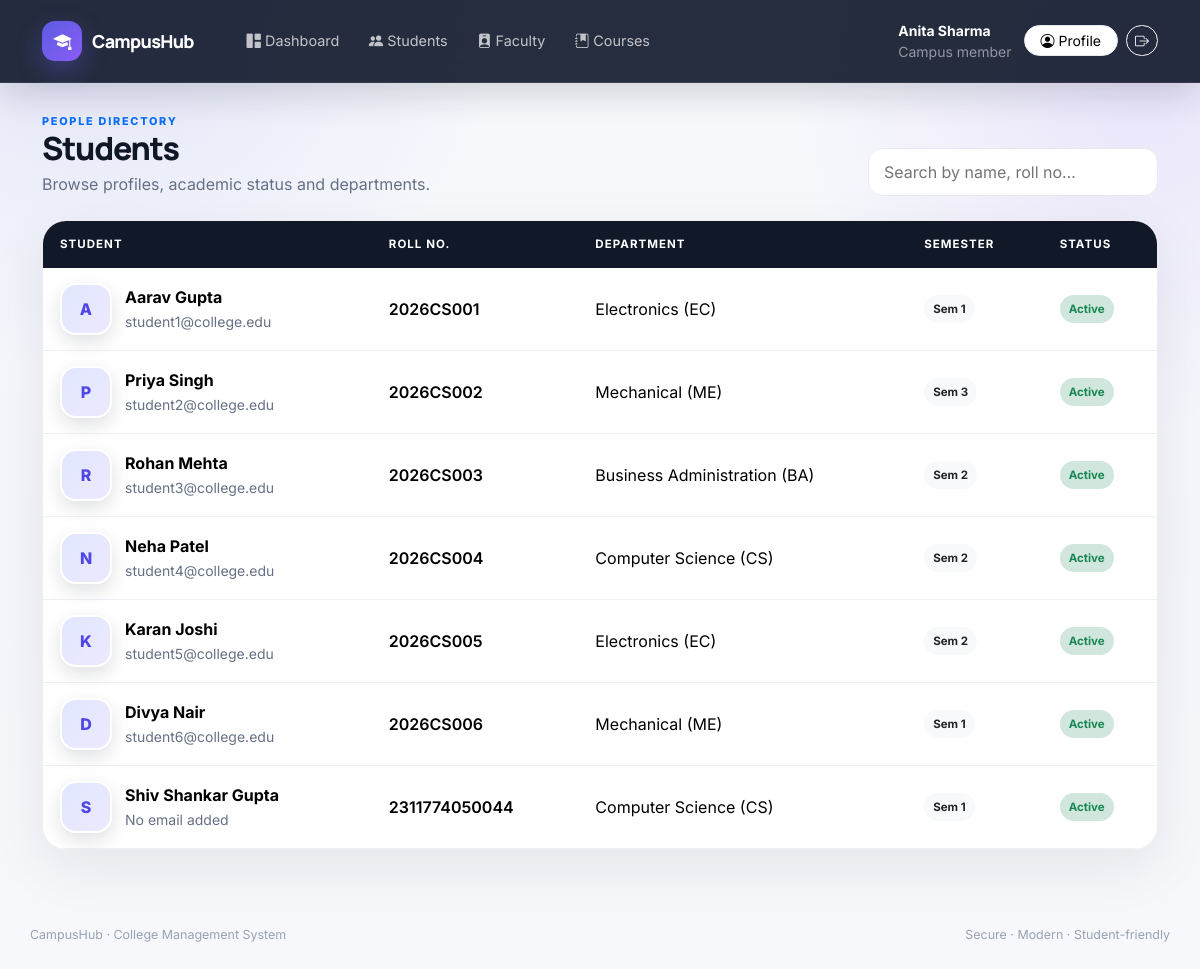
Page /students/ (signed in) on the committed database.
### core/models.py (models this page shows, shortened)
class Student(models.Model):
    GENDER_CHOICES = [
        ("M", "Male"),
        ("F", "Female"),
        ("O", "Other"),
    ]
    STATUS_CHOICES = [
        ("ACTIVE", "Active"),
        ("GRADUATED", "Graduated"),
        ("SUSPENDED", "Suspended"),
        ("DROPPED", "Dropped"),
    ]
    user = models.OneToOneField(
        User,
        on_delete=models.CASCADE,
        related_name="student_profile"
    )
    roll_number = models.CharField(
        max_length=20,
        unique=True
    )
    department = models.ForeignKey(
        Department,
        on_delete=models.SET_NULL,
        null=True,
        related_name="students"
    )
    date_of_birth = models.DateField(
        null=True,
        blank=True
    )
    gender = models.CharField(
        max_length=1,
        choices=GENDER_CHOICES,
        blank=True
    )
    phone = models.CharField(
        max_length=15,
        blank=True
    )
    address = models.TextField(blank=True)
    admission_date = models.DateField(
        default=timezone.now
    )
    current_semester = models.PositiveSmallIntegerField(
        default=1,
        validators=[
            MinValueValidator(1),
            MaxValueValidator(8)
        ]
    )
    status = models.CharField(
        max_length=10,
        choices=STATUS_CHOICES,
        default="ACTIVE"
    )
    photo = CloudinaryField(
        "image"
    )
    class Meta:
        ordering = ["roll_number"]

class Department(models.Model):
    name = models.CharField(max_length=100, unique=True)
    code = models.CharField(max_length=10, unique=True)
    description = models.TextField(blank=True)
    class Meta:
        ordering = ["name"]
    def __str__(self):
        return f"{self.name} ({self.code})"

### core/views.py (the view)
# urls.py: path("students/", views.student_list, name="student_list"),
@login_required
def student_list(request):
    students = Student.objects.select_related("user", "department").all()
    return render(request, "core/student_list.html", {"students": students})

### core/templates/core/student_list.html (shortened to what this page needs)
{% extends "core/base.html" %} {% block title %}Students · CampusHub{% endblock%} {% block content %}
<div
  class="d-flex flex-column flex-md-row justify-content-between align-items-md-end gap-3 mb-4 reveal"
>
  <div>
    <div class="eyebrow text-primary">People directory</div>
    <h2 class="section-title mb-1">Students</h2>
    <p class="muted mb-0">Browse profiles, academic status and departments.</p>
  </div>
  <div class="d-flex flex-column flex-sm-row gap-2">
    <input
      class="search-box"
      data-search-target=".student-row"
      placeholder="Search by name, roll no…"
    />
  </div>
</div>
<div class="card-modern data-table reveal delay-1">
  <table class="table align-middle">
    <thead>
      <tr>
        <th>Student</th>
        <th>Roll No.</th>
        <th>Department</th>
        <th>Semester</th>
        <th>Status</th>
      </tr>
    </thead>
    <tbody>
      {% for s in students %}
      <tr class="student-row">
        <td>
          <a class="person-cell" href="{% url 'core:student_detail' s.pk %}">
            {% if s.photo %}
            <span id="sf{{ s.pk }}" class="profile-img avatar-fallback d-none"
              >{{ s.user.first_name|first|upper }}</span
            >
            {% else %}
            <span class="profile-img avatar-fallback"
              >{{ s.user.first_name|first|upper }}</span
            >
            {% endif %}
            <div>
              <div class="fw-bold">
                {{ s.user.get_full_name|default:s.user.username }}
              </div>
              <small class="muted"
                >{{ s.user.email|default:'No email added' }}</small
              >
            </div>
          </a>
        </td>
        <td>
          <span class="fw-semibold">{{ s.roll_number }}</span>
        </td>
        <td>{{ s.department|default:'-' }}</td>
        <td>
          <span class="badge-soft bg-light text-dark"
            >Sem {{ s.current_semester }}</span
          >
        </td>
        <td>
          <span
            class="badge-soft {% if s.status == 'ACTIVE' %}bg-success-subtle text-success{% elif s.status == 'GRADUATED' %}bg-primary-subtle text-primary{% else %}bg-warning-subtle text-warning-emphasis{% endif %}"
          >
            {{ s.get_status_display }}
          </span>
        </td>
      </tr>
      {% endfor %}
    </tbody>
  </table>
</div>
{% endblock %}

### core/templates/core/base.html (shortened to what this page needs)
<!DOCTYPE html>
<html lang="en">
<head>
  <link href="https://cdn.jsdelivr.net/npm/bootstrap@5.3.3/dist/css/bootstrap.min.css" rel="stylesheet">
  <link href="https://cdn.jsdelivr.net/npm/bootstrap-icons@1.11.3/font/bootstrap-icons.css" rel="stylesheet">
  {% load static %}<link rel="stylesheet" href="{% static 'css/app.css' %}">
</head>
<body>
{% if user.is_authenticated %}
<nav class="navbar navbar-expand-lg navbar-dark app-nav sticky-top">
  <div class="container py-2">
    <a class="navbar-brand brand d-flex align-items-center" href="{% url 'core:dashboard' %}"><span class="brand-mark"><i class="bi bi-mortarboard-fill"></i></span>CampusHub</a>
    <div class="collapse navbar-collapse" id="navMenu">
      <ul class="navbar-nav me-auto ms-lg-4 gap-lg-1">
        <li class="nav-item"><a class="nav-link" href="{% url 'core:dashboard' %}"><i class="bi bi-grid-1x2-fill me-1"></i>Dashboard</a></li>
        <li class="nav-item"><a class="nav-link" href="{% url 'core:student_list' %}"><i class="bi bi-people-fill me-1"></i>Students</a></li>
        <li class="nav-item"><a class="nav-link" href="{% url 'core:faculty_list' %}"><i class="bi bi-person-badge-fill me-1"></i>Faculty</a></li>
        <li class="nav-item"><a class="nav-link" href="{% url 'core:course_list' %}"><i class="bi bi-journal-bookmark-fill me-1"></i>Courses</a></li>
      </ul>
      <div class="d-flex align-items-center gap-2 mt-3 mt-lg-0">
        <div class="d-none d-sm-block text-white small me-1"><div class="fw-bold">{{ user.get_full_name|default:user.username }}</div><div class="opacity-50">{% if user.is_staff %}Administrator{% else %}Campus member{% endif %}</div></div>
        {% if user.student_profile or user.faculty_profile %}<a href="{% url 'core:profile' %}" class="btn btn-sm btn-light rounded-pill px-3"><i class="bi bi-person-circle me-1"></i>Profile</a>{% endif %}
        <form action="{% url 'logout' %}" method="post" class="d-inline">{% csrf_token %}<button class="btn btn-sm btn-outline-light rounded-pill" type="submit" title="Sign out"><i class="bi bi-box-arrow-right"></i></button></form>
      </div>
    </div>
  </div>
</nav>
{% endif %}
<main class="container page-wrap pb-5">
  {% block content %}{% endblock %}
</main>
<footer class="container footer">CampusHub · College Management System <span class="float-end">Secure · Modern · Student-friendly</span></footer>
</body></html>

### static/css/app.css (style rules this page uses)
:root { --ink:#101828;--muted:#667085;--line:#e7eaf0;--primary:#5b5ce2;--primary2:#8b5cf6;--cyan:#06b6d4;--success:#12b76a;--danger:#f04438;--surface:#fff;--bg:#f4f6fb;--dark:#111827;--shadow:0 18px 55px rgba(16,24,40,.08) }
* { box-sizing:border-box }
html { scroll-behavior:smooth }
body { margin:0;font-family:Inter,system-ui,sans-serif;background:radial-gradient(circle at 8% -5%,rgba(91,92,226,.14),transparent 28%),radial-gradient(circle at 95% 8%,rgba(139,92,246,.12),transparent 24%),linear-gradient(180deg,#f8f9fc 0%,var(--bg) 55%,#f7f8fb 100%);color:var(--ink);min-height:100vh }
a { text-decoration:none }
.page-wrap { padding-top:30px;min-height:calc(100vh - 120px) }
.app-nav { background:rgba(15,23,42,.90)!important;border-bottom:1px solid rgba(255,255,255,.08);backdrop-filter:blur(18px);box-shadow:0 12px 35px rgba(15,23,42,.16) }
.brand { font-family:Manrope,sans-serif;font-size:1.12rem;font-weight:800;letter-spacing:-.04em }
.brand-mark { width:40px;height:40px;border-radius:13px;display:inline-grid;place-items:center;background:linear-gradient(135deg,var(--primary),var(--primary2));box-shadow:0 9px 25px rgba(91,92,226,.38);margin-right:10px }
.nav-link { font-size:.9rem;color:rgba(255,255,255,.72)!important;border-radius:12px;padding:.65rem .8rem!important;transition:.22s }
.eyebrow { text-transform:uppercase;letter-spacing:.16em;font-size:.68rem;font-weight:800 }
.card-modern { border:1px solid rgba(16,24,40,.07);border-radius:24px;background:rgba(255,255,255,.90);box-shadow:var(--shadow);transition:transform .25s ease,box-shadow .25s ease,border-color .25s ease }
.section-title { font-family:Manrope,sans-serif;font-weight:800;letter-spacing:-.04em }
.muted { color:var(--muted)!important }
.profile-img { width:52px;height:52px;min-width:52px;border-radius:16px;object-fit:cover;display:block;background:#eef2ff;border:2px solid #fff;box-shadow:0 7px 18px rgba(16,24,40,.13) }
.avatar-fallback { display:grid;place-items:center;background:linear-gradient(135deg,#e0e7ff,#ede9fe);color:#4f46e5;font-weight:800 }
.person-cell { display:flex;align-items:center;gap:13px;color:inherit }
.data-table { overflow:hidden;border-radius:24px }
.data-table table { margin:0 }
.data-table thead th { background:#111827;color:#fff;border:0;padding:15px 17px;font-size:.72rem;text-transform:uppercase;letter-spacing:.09em;white-space:nowrap }
.data-table tbody td { padding:15px 17px;border-color:#edf0f5;vertical-align:middle }
.data-table tbody tr { transition:.18s }
.badge-soft { display:inline-flex;align-items:center;gap:5px;padding:.48em .78em;border-radius:999px;font-weight:700;font-size:.72rem }
.btn-light { border-color:#e7eaf0!important;background:#fff!important }
.search-box { width:290px;border:1px solid var(--line);border-radius:14px;padding:11px 15px;background:#fff;outline:none;transition:.2s }
.footer { color:#98a2b3;font-size:.78rem;padding:28px 0 }
.reveal { animation:rise .55s ease both }
.delay-1 { animation-delay:.08s }

### rows in the picture
Student: user.first_name|first "A", user.get_full_name "Aarav Gupta", user.email "student1@college.edu", roll_number "2026CS001", department "Electronics (EC)", current_semester "1", status "Active"
Student: user.first_name|first "P", user.get_full_name "Priya Singh", user.email "student2@college.edu", roll_number "2026CS002", department "Mechanical (ME)", current_semester "3", status "Active"
Student: user.first_name|first "R", user.get_full_name "Rohan Mehta", user.email "student3@college.edu", roll_number "2026CS003", department "Business Administration (BA)", current_semester "2", status "Active"
Student: user.first_name|first "N", user.get_full_name "Neha Patel", user.email "student4@college.edu", roll_number "2026CS004", department "Computer Science (CS)", current_semester "2", status "Active"
Student: user.first_name|first "K", user.get_full_name "Karan Joshi", user.email "student5@college.edu", roll_number "2026CS005", department "Electronics (EC)", current_semester "2", status "Active"
Student: user.first_name|first "D", user.get_full_name "Divya Nair", user.email "student6@college.edu", roll_number "2026CS006", department "Mechanical (ME)", current_semester "1", status "Active"
Student: user.first_name|first "S", user.get_full_name "Shiv Shankar Gupta", user.email "No email added", roll_number "2311774050044", department "Computer Science (CS)", current_semester "1", status "Active"

### other values in the picture
{{ user.get_full_name|default:user.username }} "Anita Sharma"
